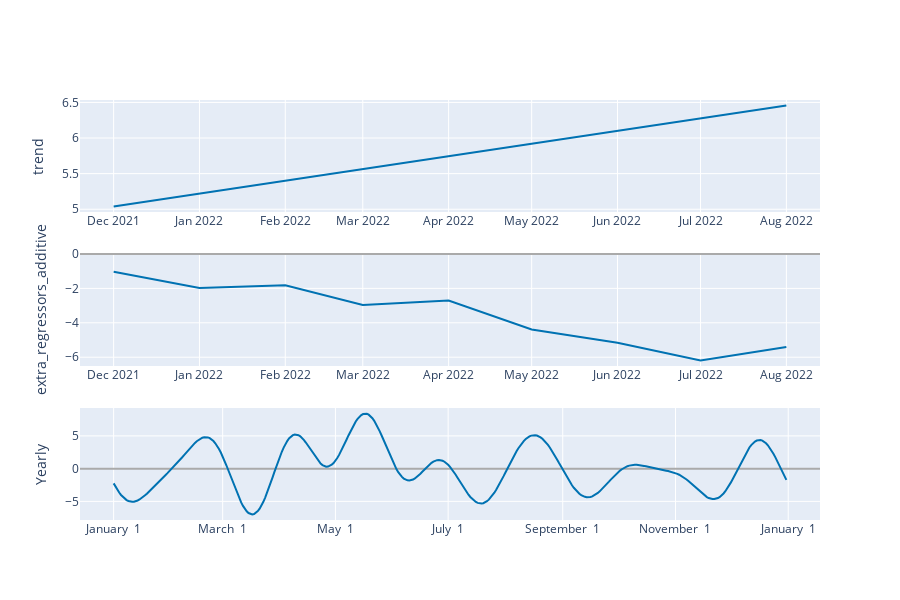

Source (notebook cell):
### Code cell
# Plotting components against predicted data
plot_components_plotly(model_new, prediction)

### Figure 1 — Plotly figure (JSON) as saved in the notebook; plotly's stock layout.template omitted (floating-point values rounded to 4 significant figures; data arrays with more than 128 entries replaced by an {"elided": "..."} marker saying what was removed)
{"data": [{"line": {"color": "#0072B2", "width": 2}, "mode": "lines", "name": "trend", "type": "scatter", "x": ["2021-12-01T00:00:00", "2022-01-01T00:00:00", "2022-02-01T00:00:00", "2022-03-01T00:00:00", "2022-04-01T00:00:00", "2022-05-01T00:00:00", "2022-06-01T00:00:00", "2022-07-01T00:00:00", "2022-08-01T00:00:00"], "xaxis": "x", "y": [5.04, 5.221, 5.401, 5.564, 5.745, 5.919, 6.1, 6.275, 6.455], "yaxis": "y"}, {"line": {"color": "rgba(0, 114, 178, 0.2)", "width": 0}, "mode": "lines", "name": "trend_upper", "type": "scatter", "x": ["2021-12-01T00:00:00", "2022-01-01T00:00:00", "2022-02-01T00:00:00", "2022-03-01T00:00:00", "2022-04-01T00:00:00", "2022-05-01T00:00:00", "2022-06-01T00:00:00", "2022-07-01T00:00:00", "2022-08-01T00:00:00"], "xaxis": "x", "y": [5.04, 5.221, 5.401, 5.564, 5.745, 5.919, 6.1, 6.275, 6.455], "yaxis": "y"}, {"fill": "tonexty", "fillcolor": "rgba(0, 114, 178, 0.2)", "line": {"color": "rgba(0, 114, 178, 0.2)", "width": 0}, "mode": "lines", "name": "trend_lower", "type": "scatter", "x": ["2021-12-01T00:00:00", "2022-01-01T00:00:00", "2022-02-01T00:00:00", "2022-03-01T00:00:00", "2022-04-01T00:00:00", "2022-05-01T00:00:00", "2022-06-01T00:00:00", "2022-07-01T00:00:00", "2022-08-01T00:00:00"], "xaxis": "x", "y": [5.04, 5.221, 5.401, 5.564, 5.745, 5.919, 6.1, 6.275, 6.455], "yaxis": "y"}, {"line": {"color": "#0072B2", "width": 2}, "mode": "lines", "name": "extra_regressors_additive", "type": "scatter", "x": ["2021-12-01T00:00:00", "2022-01-01T00:00:00", "2022-02-01T00:00:00", "2022-03-01T00:00:00", "2022-04-01T00:00:00", "2022-05-01T00:00:00", "2022-06-01T00:00:00", "2022-07-01T00:00:00", "2022-08-01T00:00:00"], "xaxis": "x2", "y": [-1.027, -1.974, -1.813, -2.964, -2.709, -4.39, -5.155, -6.185, -5.41], "yaxis": "y2"}, {"line": {"color": "#0072B2", "width": 2}, "mode": "lines", "name": "Yearly", "type": "scatter", "x": {"elided": "365 str values"}, "xaxis": "x3", "y": {"elided": "365 float values"}, "yaxis": "y3"}], "layout": {"height": 600, "showlegend": false, "width": 900, "xaxis": {"anchor": "y", "domain": [0, 1], "range": ["2021-11-18T20:24:00", "2022-08-13T03:36:00"], "type": "date"}, "xaxis2": {"anchor": "y2", "domain": [0, 1], "range": ["2021-11-18T20:24:00", "2022-08-13T03:36:00"], "type": "date"}, "xaxis3": {"anchor": "y3", "domain": [0, 1], "range": ["2016-12-13T19:12:00", "2018-01-18T04:48:00"], "tickformat": "%B %e", "type": "date"}, "yaxis": {"anchor": "x", "domain": [0.7333, 1], "rangemode": "normal", "title": {"text": "trend"}, "zerolinecolor": "#AAA"}, "yaxis2": {"anchor": "x2", "domain": [0.3667, 0.6333], "rangemode": "tozero", "title": {"text": "extra_regressors_additive"}, "zerolinecolor": "#AAA"}, "yaxis3": {"anchor": "x3", "domain": [0, 0.2667], "title": {"text": "Yearly"}, "zerolinecolor": "#AAA"}}}
